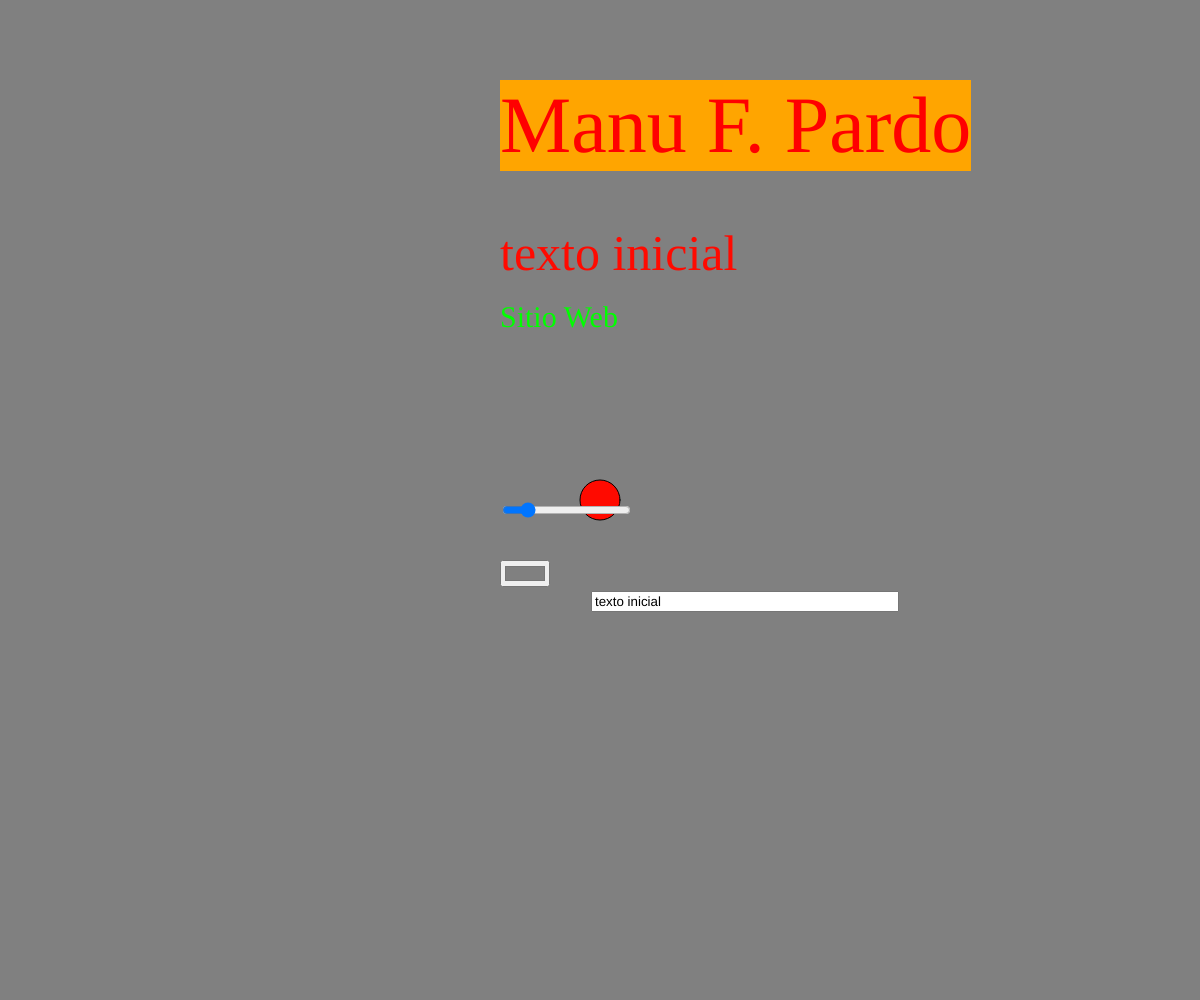
Frame 1 (no input)
Frame 60 (no input): identical to frame 1, image omitted
Frame 120 (the mouse pressed at the canvas centre since frame 60): identical to frame 1, image omitted

The p5.js sketch that drew this single still picture (run headless with seeded random() and noise() and a simulated clock; from frame 60 on, the mouse is pressed at the canvas centre):

// p5.js sketch
// ── sketch.js
let canvas;
let colorPicker;
let p;
let txtInput;
let a;
let slider;

function setup() {
  canvas = createCanvas(windowWidth, windowHeight);
  canvas.position(0, 0);

  colorPicker = createColorPicker('Grey');
  colorPicker.position(500, 560);

  p = createP('Manu F. Pardo');
  p.style('font-size', '80px');
  p.style('font-family', 'Verdana');
  p.style('color', 'red');
  p.style('background-color', 'orange');
  p.position(500, 00);

  txtInput = createInput('texto inicial');
  txtInput.position(591, 591);
  txtInput.size(300);

  a = createA('https://manuelfp99.github.io/Manu-F.-Pardo-Sitio-Web-Version-Definitiva-/', 'Sitio Web', '_blank');
  a.position(500, 300);
  a.style('color', 'rgb(0, 255, 0)');
  a.style('text-decoration', 'none'); 
  a.style('font-size', '30px');

  slider = createSlider(10, 200, 40);
  slider.position(500, 500);
}

function draw() {
  background(colorPicker.color());
  fill(255, 10, 0);
  textSize(50);
  textFont('Verdana');  
  text(txtInput.value(), 500, 270);
  ellipse(width / 2, height / 2, slider.value(), slider.value());
}

function windowResized() {
 resizeCanvas(windowWidth, windowHeight);
}
